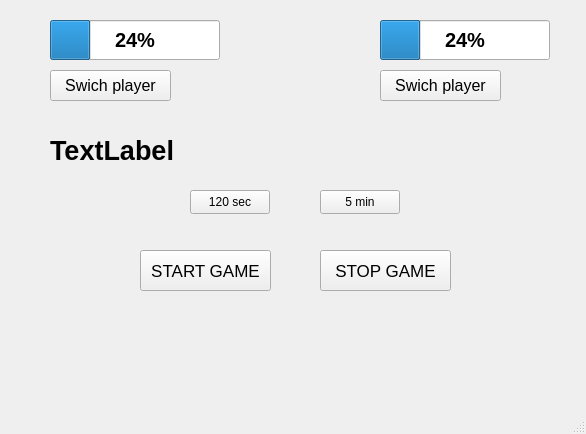
<?xml version="1.0" encoding="UTF-8"?>
<ui version="4.0">
 <class>MainWindow</class>
 <widget class="QMainWindow" name="MainWindow">
  <property name="geometry">
   <rect>
    <x>0</x>
    <y>0</y>
    <width>586</width>
    <height>434</height>
   </rect>
  </property>
  <property name="windowTitle">
   <string>MainWindow</string>
  </property>
  <widget class="QWidget" name="centralwidget">
   <widget class="QProgressBar" name="progressBar">
    <property name="geometry">
     <rect>
      <x>50</x>
      <y>20</y>
      <width>170</width>
      <height>40</height>
     </rect>
    </property>
    <property name="font">
     <font>
      <pointsize>15</pointsize>
      <bold>true</bold>
     </font>
    </property>
    <property name="value">
     <number>24</number>
    </property>
   </widget>
   <widget class="QProgressBar" name="progressBar_2">
    <property name="geometry">
     <rect>
      <x>380</x>
      <y>20</y>
      <width>170</width>
      <height>40</height>
     </rect>
    </property>
    <property name="font">
     <font>
      <pointsize>15</pointsize>
      <bold>true</bold>
     </font>
    </property>
    <property name="value">
     <number>24</number>
    </property>
   </widget>
   <widget class="QPushButton" name="btn_swichPlayer1">
    <property name="geometry">
     <rect>
      <x>50</x>
      <y>70</y>
      <width>121</width>
      <height>31</height>
     </rect>
    </property>
    <property name="font">
     <font>
      <pointsize>12</pointsize>
     </font>
    </property>
    <property name="text">
     <string>Swich player</string>
    </property>
   </widget>
   <widget class="QPushButton" name="btn_swichPlayer2">
    <property name="geometry">
     <rect>
      <x>380</x>
      <y>70</y>
      <width>121</width>
      <height>31</height>
     </rect>
    </property>
    <property name="font">
     <font>
      <pointsize>12</pointsize>
     </font>
    </property>
    <property name="text">
     <string>Swich player</string>
    </property>
   </widget>
   <widget class="QPushButton" name="btn_120sec">
    <property name="geometry">
     <rect>
      <x>190</x>
      <y>190</y>
      <width>80</width>
      <height>24</height>
     </rect>
    </property>
    <property name="text">
     <string>120 sec</string>
    </property>
   </widget>
   <widget class="QPushButton" name="btn_5min">
    <property name="geometry">
     <rect>
      <x>320</x>
      <y>190</y>
      <width>80</width>
      <height>24</height>
     </rect>
    </property>
    <property name="text">
     <string>5 min</string>
    </property>
   </widget>
   <widget class="QPushButton" name="btn_startGame">
    <property name="geometry">
     <rect>
      <x>140</x>
      <y>250</y>
      <width>131</width>
      <height>41</height>
     </rect>
    </property>
    <property name="font">
     <font>
      <pointsize>13</pointsize>
     </font>
    </property>
    <property name="text">
     <string>START GAME</string>
    </property>
   </widget>
   <widget class="QPushButton" name="btn_stopGame">
    <property name="geometry">
     <rect>
      <x>320</x>
      <y>250</y>
      <width>131</width>
      <height>41</height>
     </rect>
    </property>
    <property name="font">
     <font>
      <pointsize>13</pointsize>
     </font>
    </property>
    <property name="text">
     <string>STOP GAME</string>
    </property>
   </widget>
   <widget class="QLabel" name="label">
    <property name="enabled">
     <bool>true</bool>
    </property>
    <property name="geometry">
     <rect>
      <x>50</x>
      <y>135</y>
      <width>491</width>
      <height>31</height>
     </rect>
    </property>
    <property name="font">
     <font>
      <pointsize>20</pointsize>
      <bold>true</bold>
     </font>
    </property>
    <property name="frameShape">
     <enum>QFrame::NoFrame</enum>
    </property>
    <property name="frameShadow">
     <enum>QFrame::Plain</enum>
    </property>
    <property name="text">
     <string>TextLabel</string>
    </property>
   </widget>
  </widget>
  <widget class="QMenuBar" name="menubar">
   <property name="geometry">
    <rect>
     <x>0</x>
     <y>0</y>
     <width>586</width>
     <height>21</height>
    </rect>
   </property>
  </widget>
  <widget class="QStatusBar" name="statusbar"/>
 </widget>
 <resources/>
 <connections/>
</ui>
